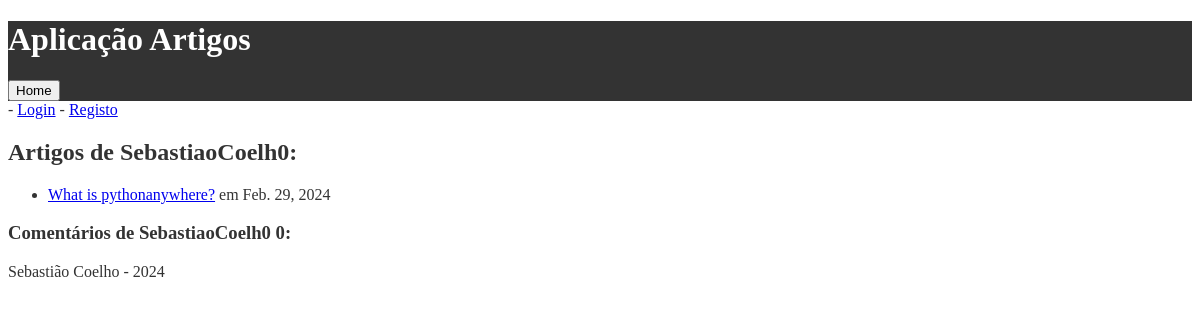
The app's page /artigos/autor/1/, older data.
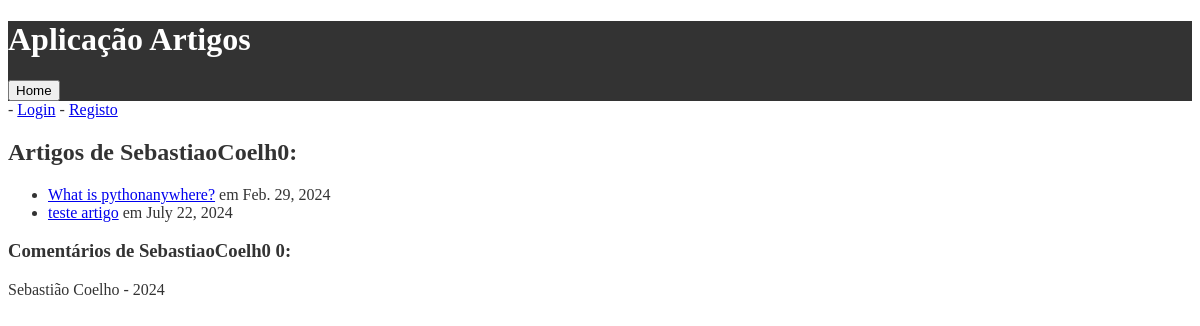
The same page, newer data.
### artigos/models.py (models this page shows, shortened)
class Artigo(models.Model):
    autor = models.ForeignKey(Utilizador, on_delete=models.CASCADE)
    titulo = models.CharField(max_length=100)
    conteudo = models.TextField()
    data_publicacao = models.DateField()
    media_ratings = models.FloatField(default=0)

### artigos/views.py (the view)
# urls.py: path('autor/<int:autor_id>/', views.autor_view, name='autor'),
def autor_view(request, autor_id):
    autor = Utilizador.objects.get(id=autor_id)
    artigos = Artigo.objects.filter(autor=autor).order_by('data_publicacao')
    comentarios = Comentario.objects.filter(utilizador=Utilizador.objects.get(id=autor_id))
    context = {
        'autor': autor,
        'artigos': artigos,
        'comentarios': comentarios
    }
    return render(request, 'artigos/autor.html', context)

### artigos/templates/artigos/autor.html (shortened to what this page needs)
{% extends 'artigos/layout.html' %}
{% block content %}
    <h2>Artigos de {{ autor.username }}:</h2>
    <ul>
        {% for artigo in artigos %}
            <li>
                <a href="{% url 'artigos:artigo' artigo.id %}">{{ artigo.titulo }}</a>
                em {{ artigo.data_publicacao }}
            </li>
        {% endfor %}
    </ul>
    <h3>Comentários de {{ autor.username }} {{ comentarios.count }}:</h3>
{% endblock %}

Row changes from the older to the newer data that the page shows:
added Artigo: titulo "teste artigo", data_publicacao "July 22, 2024"
